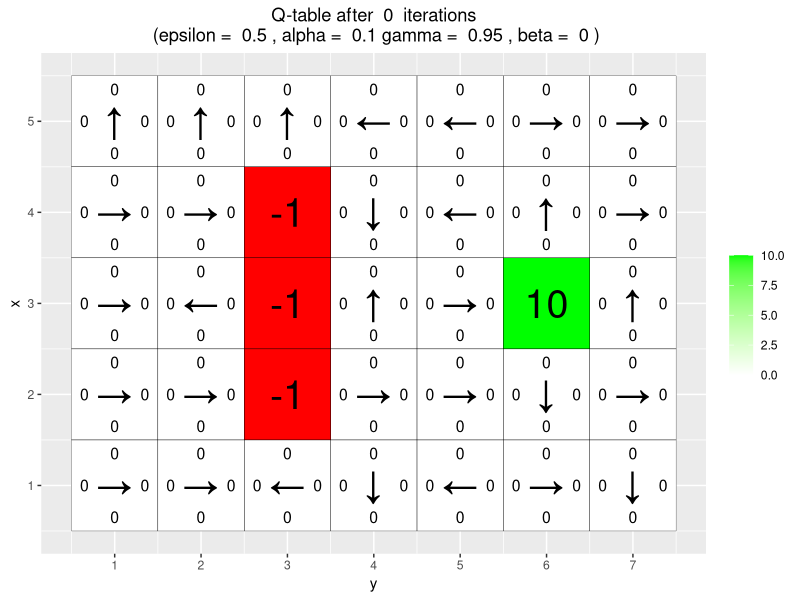

Here is the R script that generated this plot: (Note: this script raises an error after producing the figure.)
# By Jose M. Peña and Joel Oskarsson.
# For teaching purposes.
# jose.m.pena@liu.se.

#####################################################################################################
# Q-learning
#####################################################################################################

# install.packages("ggplot2")
# install.packages("vctrs")
library(ggplot2)

# If you do not see four arrows in line 16, then do the following:
# File/Reopen with Encoding/UTF-8

arrows <- c("↑", "→", "↓", "←")
action_deltas <- list(c(1,0), # up
                      c(0,1), # right
                      c(-1,0), # down
                      c(0,-1)) # left

vis_environment <- function(iterations=0, epsilon = 0.5, alpha = 0.1, gamma = 0.95, beta = 0){
  
  # Visualize an environment with rewards. 
  # Q-values for all actions are displayed on the edges of each tile.
  # The (greedy) policy for each state is also displayed.
  # 
  # Args:
  #   iterations, epsilon, alpha, gamma, beta (optional): for the figure title.
  #   reward_map (global variable): a HxW array containing the reward given at each state.
  #   q_table (global variable): a HxWx4 array containing Q-values for each state-action pair.
  #   H, W (global variables): environment dimensions.
  
  df <- expand.grid(x=1:H,y=1:W)
  foo <- mapply(function(x,y) ifelse(reward_map[x,y] == 0,q_table[x,y,1],NA),df$x,df$y)
  df$val1 <- as.vector(round(foo, 2))
  foo <- mapply(function(x,y) ifelse(reward_map[x,y] == 0,q_table[x,y,2],NA),df$x,df$y)
  df$val2 <- as.vector(round(foo, 2))
  foo <- mapply(function(x,y) ifelse(reward_map[x,y] == 0,q_table[x,y,3],NA),df$x,df$y)
  df$val3 <- as.vector(round(foo, 2))
  foo <- mapply(function(x,y) ifelse(reward_map[x,y] == 0,q_table[x,y,4],NA),df$x,df$y)
  df$val4 <- as.vector(round(foo, 2))
  foo <- mapply(function(x,y) 
    ifelse(reward_map[x,y] == 0,arrows[GreedyPolicy(x,y)],reward_map[x,y]),df$x,df$y)
  df$val5 <- as.vector(foo)
  foo <- mapply(function(x,y) ifelse(reward_map[x,y] == 0,max(q_table[x,y,]),
                                     ifelse(reward_map[x,y]<0,NA,reward_map[x,y])),df$x,df$y)
  df$val6 <- as.vector(foo)
  
  print(ggplot(df,aes(x = y,y = x)) +
          scale_fill_gradient(low = "white", high = "green", na.value = "red", name = "") +
          geom_tile(aes(fill=val6)) +
          geom_text(aes(label = val1),size = 4,nudge_y = .35,na.rm = TRUE) +
          geom_text(aes(label = val2),size = 4,nudge_x = .35,na.rm = TRUE) +
          geom_text(aes(label = val3),size = 4,nudge_y = -.35,na.rm = TRUE) +
          geom_text(aes(label = val4),size = 4,nudge_x = -.35,na.rm = TRUE) +
          geom_text(aes(label = val5),size = 10) +
          geom_tile(fill = 'transparent', colour = 'black') + 
          ggtitle(paste("Q-table after ",iterations," iterations\n",
                        "(epsilon = ",epsilon,", alpha = ",alpha,"gamma = ",gamma,", beta = ",beta,")")) +
          theme(plot.title = element_text(hjust = 0.5)) +
          scale_x_continuous(breaks = c(1:W),labels = c(1:W)) +
          scale_y_continuous(breaks = c(1:H),labels = c(1:H)))
  
}

GreedyPolicy <- function(x, y) {
  # Get a greedy action for state (x,y) from q_table.
  #
  # Args:
  #   x, y: state coordinates.
  #   q_table (global variable): a HxWx4 array containing Q-values for each state-action pair.
  #
  # Returns:
  #   An action, i.e. integer in {1,2,3,4}.
  
  # Your code here.
  
  ## Find all max values of state x,y
  indexMaxVals <- which(q_table[x, y, ] == max(q_table[x, y, ]))
  
  if (length(indexMaxVals) == 1)
    return(indexMaxVals)
  
  ## There were multiple actions with the same action value
  
  randomIndex <- sample(1:length(indexMaxVals), 1)
  return(indexMaxVals[randomIndex])
  
}

EpsilonGreedyPolicy <- function(x, y, epsilon){
  
  # Get an epsilon-greedy action for state (x,y) from q_table.
  #
  # Args:
  #   x, y: state coordinates.
  #   epsilon: probability of acting randomly.
  # 
  # Returns:
  #   An action, i.e. integer in {1,2,3,4}.
  
  # Your code here.
  
  ## Decide if select greedy or random
  if(runif(1) < epsilon){
    # Random
    return(sample(1:4,1))
  }else{
    # Greedy
    return(GreedyPolicy(x,y))
  }
  
}

transition_model <- function(x, y, action, beta){
  
  # Computes the new state after given action is taken. The agent will follow the action 
  # with probability (1-beta) and slip to the right or left with probability beta/2 each.
  # 
  # Args:
  #   x, y: state coordinates.
  #   action: which action the agent takes (in {1,2,3,4}).
  #   beta: probability of the agent slipping to the side when trying to move.
  #   H, W (global variables): environment dimensions.
  # 
  # Returns:
  #   The new state after the action has been taken.
  
  delta <- sample(-1:1, size = 1, prob = c(0.5*beta,1-beta,0.5*beta))
  final_action <- ((action + delta + 3) %% 4) + 1
  foo <- c(x,y) + unlist(action_deltas[final_action])
  foo <- pmax(c(1,1),pmin(foo,c(H,W)))
  
  return (foo)
}

q_learning <- function(start_state, epsilon = 0.5, alpha = 0.1, gamma = 0.95, 
                       beta = 0){
  
  # Perform one episode of Q-learning. The agent should move around in the 
  # environment using the given transition model and update the Q-table.
  # The episode ends when the agent reaches a terminal state.
  # 
  # Args:
  #   start_state: array with two entries, describing the starting position of the agent.
  #   epsilon (optional): probability of acting greedily.
  #   alpha (optional): learning rate.
  #   gamma (optional): discount factor.
  #   beta (optional): slipping factor.
  #   reward_map (global variable): a HxW array containing the reward given at each state.
  #   q_table (global variable): a HxWx4 array containing Q-values for each state-action pair.
  # 
  # Returns:
  #   reward: reward received in the episode.
  #   correction: sum of the temporal difference correction terms over the episode.
  #   q_table (global variable): Recall that R passes arguments by value. So, q_table being
  #   a global variable can be modified with the superassigment operator <<-.
  
  # Your code here.
  
  repeat{
    # Follow policy, execute action, get reward.
    
    # Q-table update.
    
    if(reward!=0)
      # End episode.
      return (c(reward,episode_correction))
  }
  
}

#####################################################################################################
# Q-Learning Environments
#####################################################################################################

# Environment A (learning)

H <- 5
W <- 7

reward_map <- matrix(0, nrow = H, ncol = W)
reward_map[3,6] <- 10
reward_map[2:4,3] <- -1

q_table <- array(0,dim = c(H,W,4))

vis_environment()

for(i in 1:10000){
  foo <- q_learning(start_state = c(3,1))
  
  if(any(i==c(10,100,1000,10000)))
    vis_environment(i)
}

# Environment B (the effect of epsilon and gamma)

H <- 7
W <- 8

reward_map <- matrix(0, nrow = H, ncol = W)
reward_map[1,] <- -1
reward_map[7,] <- -1
reward_map[4,5] <- 5
reward_map[4,8] <- 10

q_table <- array(0,dim = c(H,W,4))

vis_environment()

MovingAverage <- function(x, n){
  
  cx <- c(0,cumsum(x))
  rsum <- (cx[(n+1):length(cx)] - cx[1:(length(cx) - n)]) / n
  
  return (rsum)
}

for(j in c(0.5,0.75,0.95)){
  q_table <- array(0,dim = c(H,W,4))
  reward <- NULL
  correction <- NULL
  
  for(i in 1:30000){
    foo <- q_learning(gamma = j, start_state = c(4,1))
    reward <- c(reward,foo[1])
    correction <- c(correction,foo[2])
  }
  
  vis_environment(i, gamma = j)
  plot(MovingAverage(reward,100),type = "l")
  plot(MovingAverage(correction,100),type = "l")
}

for(j in c(0.5,0.75,0.95)){
  q_table <- array(0,dim = c(H,W,4))
  reward <- NULL
  correction <- NULL
  
  for(i in 1:30000){
    foo <- q_learning(epsilon = 0.1, gamma = j, start_state = c(4,1))
    reward <- c(reward,foo[1])
    correction <- c(correction,foo[2])
  }
  
  vis_environment(i, epsilon = 0.1, gamma = j)
  plot(MovingAverage(reward,100),type = "l")
  plot(MovingAverage(correction,100),type = "l")
}

# Environment C (the effect of beta).

H <- 3
W <- 6

reward_map <- matrix(0, nrow = H, ncol = W)
reward_map[1,2:5] <- -1
reward_map[1,6] <- 10

q_table <- array(0,dim = c(H,W,4))

vis_environment()

for(j in c(0,0.2,0.4,0.66)){
  q_table <- array(0,dim = c(H,W,4))
  
  for(i in 1:10000)
    foo <- q_learning(gamma = 0.6, beta = j, start_state = c(1,1))
  
  vis_environment(i, gamma = 0.6, beta = j)
}